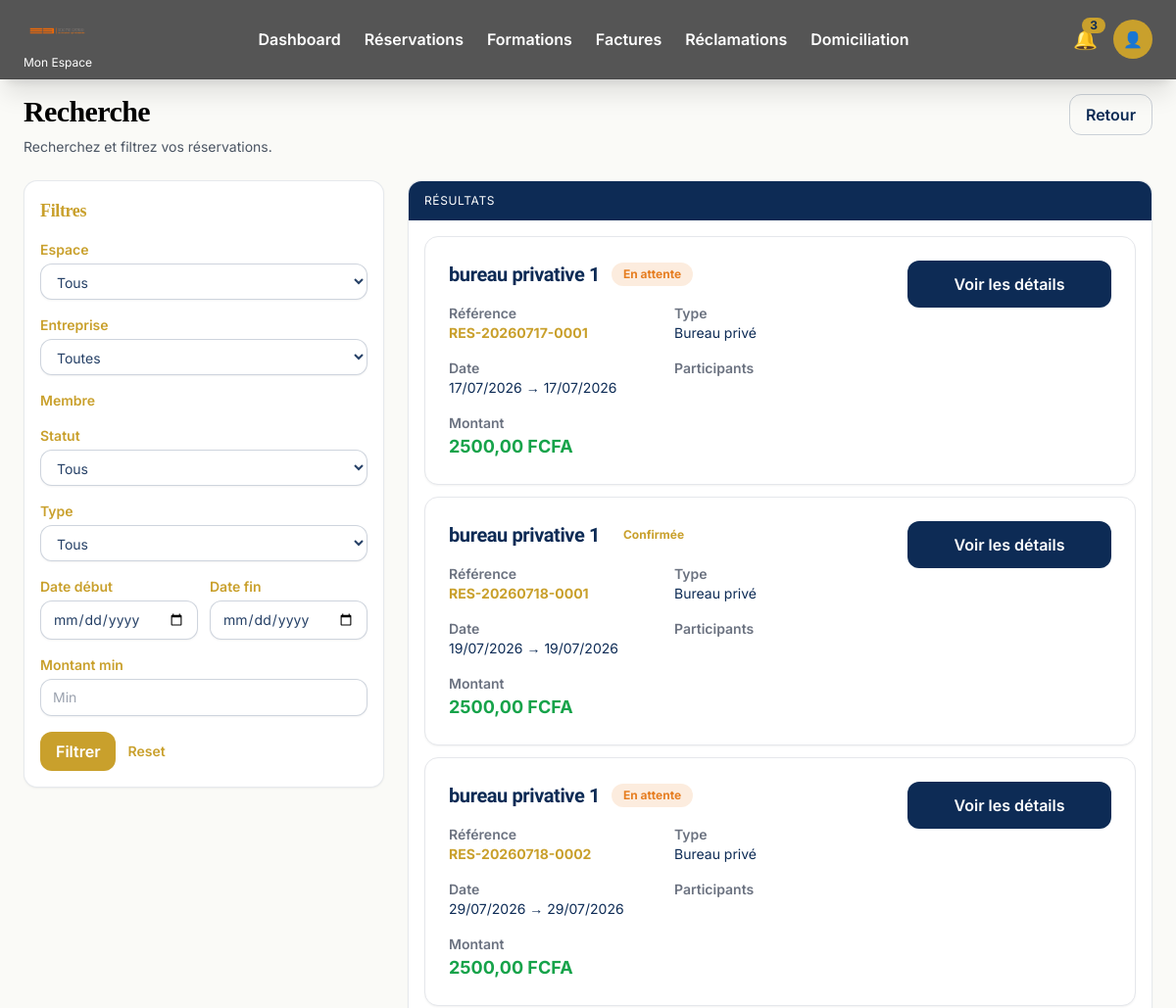
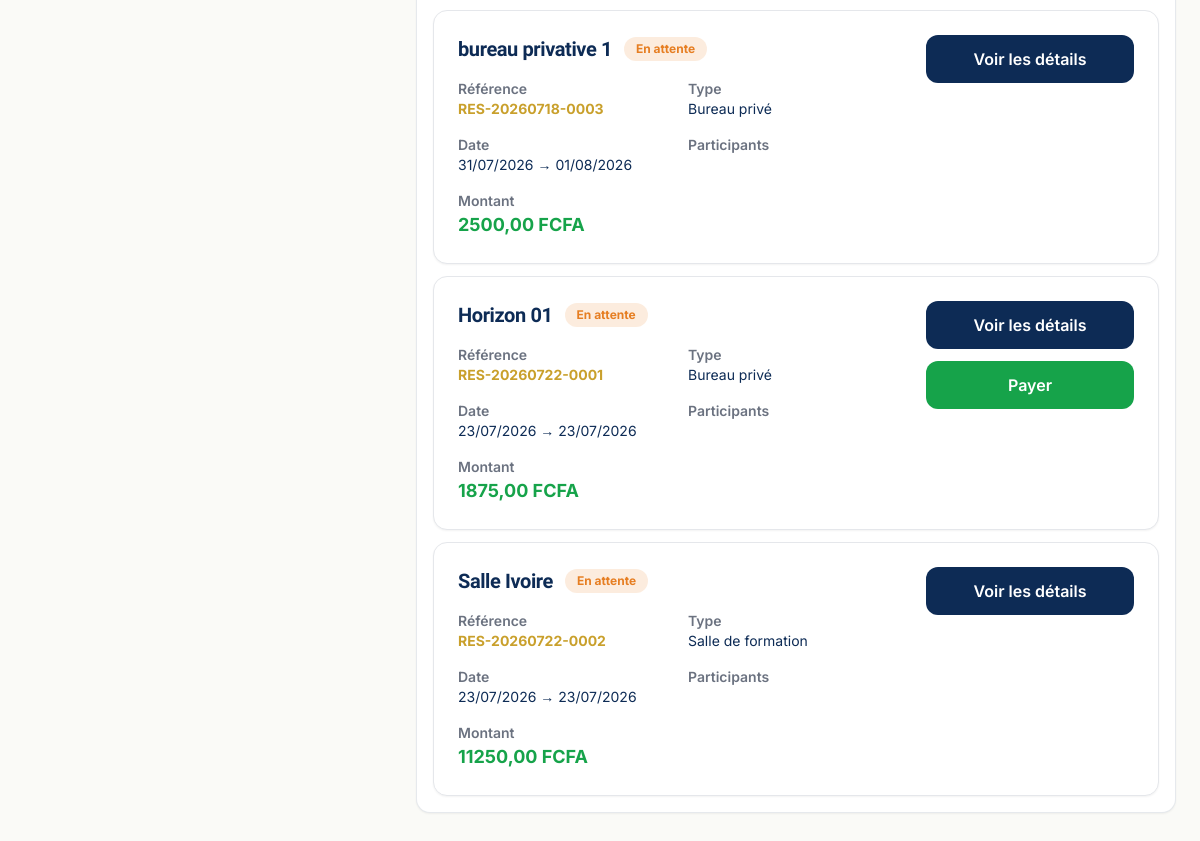
Screenshot of /reservation/reservations/search/ (signed in) with the database file from the repository (2 pictures, top to bottom).
### coworking/models.py (models this page shows, shortened)
class TimeStampedModel(models.Model):
    created_at = models.DateTimeField(auto_now_add=True)
    updated_at = models.DateTimeField(auto_now=True)
    class Meta:
        abstract = True

class Workspace(TimeStampedModel):
    espace = models.ForeignKey(CoworkingSpace, on_delete=models.CASCADE, related_name="workspaces")
    categorie = models.ForeignKey(Category, on_delete=models.CASCADE, related_name="workspaces")
    nom = models.CharField(max_length=200)
    slug = models.SlugField(max_length=220)
    description = models.TextField(blank=True, default="")
    capacite = models.PositiveIntegerField()
    superficie = models.DecimalField(max_digits=10, decimal_places=2)
    etage = models.CharField(max_length=50, blank=True, default="")
    numero = models.CharField(max_length=50, blank=True, default="")
    prix_heure = models.DecimalField(max_digits=12, decimal_places=2)
    prix_demi_journee = models.DecimalField(max_digits=12, decimal_places=2)
    prix_journee = models.DecimalField(max_digits=12, decimal_places=2)
    prix_semaine = models.DecimalField(max_digits=12, decimal_places=2)
    prix_mois = models.DecimalField(max_digits=12, decimal_places=2)
    caution = models.DecimalField(max_digits=12, decimal_places=2)
    disponible = models.BooleanField(default=True)
    vedette = models.BooleanField(default=False)
    image_principale = models.ImageField(upload_to="coworking/workspaces/images/")
    class Meta:
        verbose_name = "Workspace"
        verbose_name_plural = "Workspaces"
        unique_together = (
            "espace",
            "slug",
        )
    def __str__(self) -> str:
        return f"{self.nom} ({self.espace.nom})"

### reservation/models.py (models this page shows, shortened)
class Reservation(models.Model):
    id = models.UUIDField(primary_key=True, default=uuid.uuid4, editable=False)
    reservation_number = models.CharField(max_length=64, unique=True, db_index=True)
    utilisateur = models.ForeignKey(
        settings.AUTH_USER_MODEL,
        on_delete=models.CASCADE,
        related_name="reservation_items",
    )
    entreprise = models.ForeignKey(
        "accounts.Company",
        on_delete=models.SET_NULL,
        null=True,
        blank=True,
        related_name="reservations",
    )
    espace = models.ForeignKey(
        Workspace,
        on_delete=models.PROTECT,
        related_name="reservations",
    )
    type_reservation = models.CharField(
        max_length=50,
        choices=ReservationType.choices,
        db_index=True,
    )
    date_debut = models.DateField(db_index=True)
    date_fin = models.DateField(db_index=True)
    heure_debut = models.TimeField(null=True, blank=True)
    heure_fin = models.TimeField(null=True, blank=True)
    nombre_participants = models.PositiveIntegerField(default=1)
    duree_minutes = models.PositiveIntegerField(default=0)
    prix_unitaire = models.DecimalField(max_digits=14, decimal_places=2, default=Decimal("0"))
    remise = models.DecimalField(max_digits=14, decimal_places=2, default=Decimal("0"))
    taxes = models.DecimalField(max_digits=14, decimal_places=2, default=Decimal("0"))
    montant_total = models.DecimalField(max_digits=14, decimal_places=2, default=Decimal("0"))
    commentaire = models.TextField(blank=True, default="")
    statut = models.CharField(
        max_length=20,
        choices=ReservationStatus.choices,
        default=ReservationStatus.DRAFT,
        db_index=True,
    )
    created_at = models.DateTimeField(auto_now_add=True, db_index=True)
    updated_at = models.DateTimeField(auto_now=True)
    class Meta:
        verbose_name = "Reservation"
        verbose_name_plural = "Reservations"
        indexes = [
            models.Index(fields=["espace", "date_debut", "date_fin"]),
            models.Index(fields=["utilisateur", "statut"]),
            models.Index(fields=["entreprise", "statut"]),
        ]
        constraints = [
            UniqueConstraint(fields=["reservation_number"], name="reservation_reservation_number_unique"),
        ]

### reservation/views.py (the view)
# urls.py: path("reservations/search/", views.ReservationSearchView.as_view(), name="search"),
class ReservationSearchView(LoginRequiredMixin, View):
    def get(self, request: HttpRequest) -> HttpResponse:
        reservation_filter = ReservationFilter(
            request.GET or None,
            queryset=Reservation.objects.select_related("espace", "utilisateur", "entreprise"),
        )
        return render(
            request,
            "reservation/search.html",
            {"filter": reservation_filter, "reservations": reservation_filter.qs},
        )

### accounts/models.py (called while the page is built)
    def __str__(self):
        return self.company_name

### reservation/forms.py (called while the page is built)
    def clean(self):
        cleaned = super().clean()
        d1 = cleaned.get("date_debut")
        d2 = cleaned.get("date_fin")
        if d1 and d2 and d2 < d1:
            raise ValidationError("La période est invalide : la date de fin doit être >= date de début.")
        return cleaned

### templates/reservation/search.html (shortened to what this page needs)
{% extends 'dashboard/base_member.html' %}
{% block content %}
<div class="max-w-6xl mx-auto">
  <div class="flex items-start justify-between gap-4 flex-wrap">
    <div>
      <h1 class="font-display text-3xl font-bold">Recherche</h1>
      <p class="mt-2 text-sm text-gray-600">Recherchez et filtrez vos réservations.</p>
    </div>
    <a href="{% url 'reservation:list' %}" class="inline-flex items-center rounded-xl border border-navy/20 px-4 py-2 font-semibold text-navy hover:bg-navy/5 transition">Retour</a>
  </div>
  <div class="mt-6 grid grid-cols-1 lg:grid-cols-3 gap-6">
    <aside class="lg:col-span-1">
      {% include 'reservation/partials/filter_sidebar.html' %}
    </aside>
    <section class="lg:col-span-2">
      <div class="rounded-2xl border border-navy/10 bg-white shadow-sm overflow-hidden">
        <div class="px-4 py-3 bg-navy text-white text-xs uppercase tracking-wider">Résultats</div>
        <div class="p-4">
          <div class="flex flex-col gap-3">
            {% for r in reservations %}
              {% include 'reservation/partials/reservation_card.html' %}
            {% empty %}
              {% include 'reservation/partials/empty_state.html' with message="Aucun résultat." %}
            {% endfor %}
          </div>
        </div>
      </div>
    </section>
  </div>
</div>
{% endblock %}

### templates/reservation/partials/filter_sidebar.html (shortened to what this page needs)
<div class="rounded-2xl border border-navy/10 bg-white shadow-sm p-4">
  <h3 class="font-display text-lg font-bold text-gold">Filtres</h3>
  <form method="get" class="mt-4 space-y-4">
    {% if filter %}
      <div>
        <label class="block text-sm font-semibold text-gold mb-1">Espace</label>
        {{ filter.form.espace }}
      </div>
      <div>
        <label class="block text-sm font-semibold text-gold mb-1">Entreprise</label>
        {{ filter.form.entreprise }}
      </div>
      <div>
        <label class="block text-sm font-semibold text-gold mb-1">Membre</label>
      </div>
      <div>
        <label class="block text-sm font-semibold text-gold mb-1">Statut</label>
        {{ filter.form.statut }}
      </div>
      <div>
        <label class="block text-sm font-semibold text-gold mb-1">Type</label>
        {{ filter.form.type_reservation }}
      </div>
      <div class="grid grid-cols-1 sm:grid-cols-2 gap-3">
        <div>
          <label class="block text-sm font-semibold text-gold mb-1">Date début</label>
          {{ filter.form.date_debut }}
        </div>
        <div>
          <label class="block text-sm font-semibold text-gold mb-1">Date fin</label>
          {{ filter.form.date_fin }}
        </div>
      </div>
      <div>
        <label class="block text-sm font-semibold text-gold mb-1">Montant min</label>
        {{ filter.form.montant_min }}
      </div>
      <div class="flex items-center gap-3">
        <button type="submit" class="inline-flex items-center rounded-xl bg-gold px-4 py-2 font-semibold text-white hover:bg-gold/90 transition">Filtrer</button>
        <a href="{% url 'reservation:list' %}" class="text-sm font-semibold text-gold hover:underline">Reset</a>
      </div>
    {% endif %}
  </form>
</div>

### templates/reservation/partials/reservation_card.html (shortened to what this page needs)
<div class="bg-white border border-gray-200 rounded-2xl shadow-sm hover:shadow-lg transition-all duration-300 p-6">
    <div class="flex flex-col lg:flex-row lg:justify-between lg:items-start gap-6">
        <div class="flex-1">
            <div class="flex items-center gap-3 mb-4">
                <h3 class="text-xl font-bold text-navy">
                    {{ r.espace.nom }}
                </h3>
                {% include 'reservation/partials/status_badge.html' with statut=r.statut %}
            </div>
            <div class="grid grid-cols-1 md:grid-cols-2 gap-4 text-sm">
                <div>
                    <span class="font-semibold text-gray-500">
                        Référence
                    </span><br>
                    <span class="text-gold font-bold">
                        {{ r.reservation_number }}
                    </span>
                </div>
                <div>
                    <span class="font-semibold text-gray-500">
                        Type
                    </span><br>
                    {{ r.get_type_reservation_display }}
                </div>
                <div>
                    <span class="font-semibold text-gray-500">
                        Date
                    </span><br>
                    {{ r.date_debut|date:"d/m/Y" }}
                    {% if r.date_fin %}
                        → {{ r.date_fin|date:"d/m/Y" }}
                    {% endif %}
                </div>
                <div>
                    <span class="font-semibold text-gray-500">
                        Participants
                    </span><br>
                </div>
                <div>
                    <span class="font-semibold text-gray-500">
                        Montant
                    </span><br>
                    <span class="text-lg font-bold text-green-600">
                        {{ r.montant_total }} FCFA
                    </span>
                </div>
            </div>
        </div>
        <div class="flex flex-col gap-3 w-full lg:w-52">
            <a href="{% url 'reservation:detail' r.id %}"
               class="w-full rounded-xl bg-navy text-white text-center py-3 font-semibold hover:opacity-90 transition">
                Voir les détails
            </a>
            {% if r.statut == "awaiting_payment" %}
            <a href="{% url 'paiement:index' %}?reservation_id={{ r.id }}&amount={{ r.montant_total|floatformat:0 }}&description={{ r.reservation_number }}"
               class="w-full rounded-xl bg-green-600 text-white text-center py-3 font-semibold hover:bg-green-700 transition">
                Payer
            </a>
            {% endif %}
        </div>
    </div>
</div>

### templates/reservation/partials/status_badge.html
{% if statut == 'confirmed' %}
  <span class="inline-flex items-center rounded-full bg-green/15 text-green px-3 py-1 text-xs font-bold">Confirmée</span>
{% elif statut == 'canceled' %}
  <span class="inline-flex items-center rounded-full bg-red/15 text-red px-3 py-1 text-xs font-bold">Annulée</span>
{% elif statut == 'in_progress' %}
  <span class="inline-flex items-center rounded-full bg-blue/15 text-blue px-3 py-1 text-xs font-bold">En cours</span>
{% elif statut == 'finished' %}
  <span class="inline-flex items-center rounded-full bg-gray/15 text-gray px-3 py-1 text-xs font-bold">Terminée</span>
{% elif statut == 'expired' %}
  <span class="inline-flex items-center rounded-full bg-orange/15 text-orange px-3 py-1 text-xs font-bold">Expirée</span>
{% elif statut == 'refused' %}
  <span class="inline-flex items-center rounded-full bg-red/15 text-red px-3 py-1 text-xs font-bold">Refusée</span>
{% else %}
  <span class="inline-flex items-center rounded-full bg-orange/15 text-orange px-3 py-1 text-xs font-bold">En attente</span>
{% endif %}

### static/css/style.css (style rules this page uses)
:root { --orange: #FF8000; --dark: #000000; --gold: #C9A02C; --cream: #FAFAF7; --gray: #6B7280; --gray-light: #D1D5DB; --gray-bg: #F3F4F6; --border: rgba(0,0,0,.12); --shadow: 0 10px 30px rgba(0,0,0,.08); --shadow-hover: 0 20px 50px rgba(0,0,0,.15); }
* { margin:0; padding:0; box-sizing:border-box; }
body { font-family:"Inter","DM Sans",Arial,sans-serif; background:var(--cream); color:var(--dark); }
h1,h2,h3,h4 { font-family:"Playfair Display",Georgia,serif; font-weight:700; color:var(--dark); }
a { text-decoration:none; transition:.3s ease; }
input, select, textarea { width:100%; padding:10px; border:1px solid var(--gray-light); border-radius:8px; margin-top:5px; background:#ffffff; color:var(--dark); }
.text-center { text-align:center; }
.flex { display:flex; }

### static/css/home.css (style rules this page uses)
:root { --orange: #FF8000; --dark: #000000; --gold: #C9A02C; --cream: #FAFAF7; --gray: #6B7280; --gray-light: #D1D5DB; --border: rgba(0, 0, 0, 0.15); --shadow: 0 10px 30px rgba(0, 0, 0, 0.10); --shadow-hover: 0 20px 50px rgba(0, 0, 0, 0.18); }
body { font-family: Inter, sans-serif; background: var(--cream); color: #000000; }
h1, h2, h3 { font-family: Sora, sans-serif; color: var(--dark); letter-spacing: -0.02em; }
html { scroll-behavior: smooth; }
.rounded-2xl, .rounded-\[1\.6rem\], .rounded-\[2rem\] { border-radius:14px !important; background:#ffffff; border:1px solid var(--border); box-shadow:var(--shadow); transition:all .25s ease; }
.text-green { color:var(--gold); }
.text-orange { color:var(--orange); }
input { border:1px solid var(--border); border-radius:12px; }

### rows the page displays
Workspace: espace "Tous"
Reservation: espace.nom "bureau privative 1", statut "En attente", reservation_number "RES-20260717-0001", type_reservation "Bureau privé", date_debut "17/07/2026", date_fin "17/07/2026", montant_total "2500,00"
Reservation: espace.nom "bureau privative 1", statut "Confirmée", reservation_number "RES-20260718-0001", type_reservation "Bureau privé", date_debut "19/07/2026", date_fin "19/07/2026", montant_total "2500,00"
Reservation: espace.nom "bureau privative 1", statut "En attente", reservation_number "RES-20260718-0002", type_reservation "Bureau privé", date_debut "29/07/2026", date_fin "29/07/2026", montant_total "2500,00"
Reservation: espace.nom "bureau privative 1", statut "En attente", reservation_number "RES-20260718-0003", type_reservation "Bureau privé", date_debut "31/07/2026", date_fin "01/08/2026", montant_total "2500,00"
Reservation: espace.nom "Horizon 01", statut "En attente", reservation_number "RES-20260722-0001", type_reservation "Bureau privé", date_debut "23/07/2026", date_fin "23/07/2026", montant_total "1875,00"
Reservation: espace.nom "Salle Ivoire", statut "En attente", reservation_number "RES-20260722-0002", type_reservation "Salle de formation", date_debut "23/07/2026", date_fin "23/07/2026", montant_total "11250,00"
